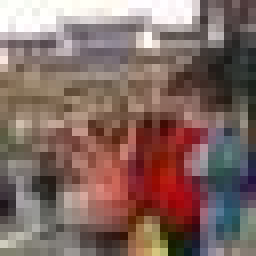
#> input picture image/images/sample1.jpg, 32 x 32 px (shown 8 times larger)
$ python cv2-sample.py
#> lines starting #> are read from the running program, lines starting #| are printed output that depends on the picture
import cv2

fname = 'images/sample1.jpg'

# 컬러 변경
original = cv2.imread(fname, cv2.IMREAD_COLOR)
#> original is the input picture: shape (32, 32, 3); mean B, G, R 99.2, 105.3, 130.1
gray = cv2.imread(fname, cv2.IMREAD_GRAYSCALE)
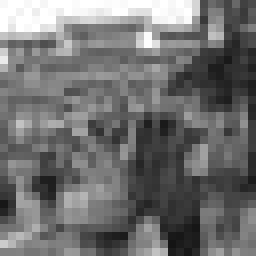
#> gray: shape (32, 32) (shown 8 times larger); min 20, max 255, mean 112
unchange = cv2.imread(fname, cv2.IMREAD_UNCHANGED)

cv2.imshow('Original', original)
cv2.imshow('Gray', gray)
cv2.imshow('Unchange', unchange)

# 이미지 크기 변경
# dst = cv2.resize(src, dsize=(640, 480), interpolation=cv2.INTER_AREA)
# dst2 = cv2.resize(src, dsize=(0, 0), fx=0.3, fy=0.7, interpolation=cv2.INTER_LINEAR)

cv2.waitKey(0)
cv2.destroyAllWindows()
